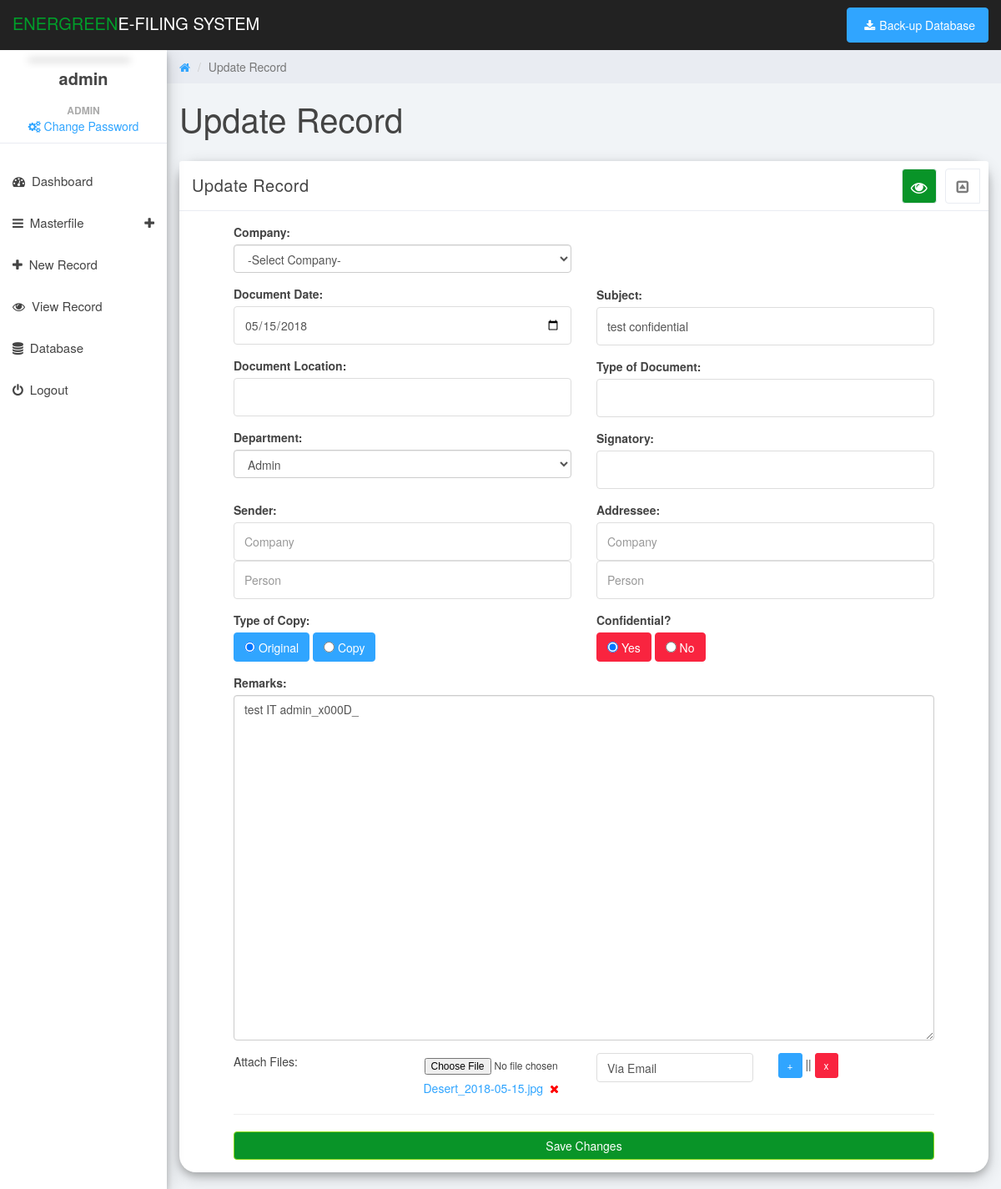
/newrecord.php?docid=4 (signed in), run on the app's committed database.
### tables this page shows
CREATE TABLE IF NOT EXISTS `document_info` (
`document_id` int(11) NOT NULL,
  `type_id` int(11) NOT NULL,
  `user_id` int(11) NOT NULL,
  `company_id` int(11) NOT NULL DEFAULT '0',
  `department_id` int(11) NOT NULL,
  `logged_date` varchar(255) DEFAULT NULL,
  `document_date` varchar(255) DEFAULT NULL,
  `location_id` int(11) NOT NULL DEFAULT '0',
  `subject` text NOT NULL,
  `copy_type` varchar(100) DEFAULT NULL,
  `confidential` varchar(15) DEFAULT NULL,
  `sender_company` varchar(150) DEFAULT NULL,
  `sender_person` varchar(255) DEFAULT NULL,
  `addressee_company` varchar(150) DEFAULT NULL,
  `addressee_person` varchar(255) DEFAULT NULL,
  `addressee` varchar(255) DEFAULT NULL,
  `signatory` varchar(255) DEFAULT NULL,
  `remarks` text NOT NULL,
  `email_attach` int(11) NOT NULL DEFAULT '0',
  `email_sender` varchar(255) DEFAULT NULL
);

CREATE TABLE IF NOT EXISTS `department` (
`department_id` int(11) NOT NULL,
  `department_name` varchar(100) DEFAULT NULL
);

CREATE TABLE IF NOT EXISTS `document_attach` (
`attach_id` int(11) NOT NULL,
  `document_id` int(11) NOT NULL,
  `attach_file` varchar(255) DEFAULT NULL,
  `attach_remarks` text NOT NULL
);

### newrecord.php (the view, shortened to what the rows shown need)
<?php
include('header.php');
include('functions/functions.php');
if(isset($_GET['docid'])) {
	$docid=$_GET['docid'];
	$get_details = $con->query("SELECT * FROM document_info WHERE document_id = '$docid'");
	$fetch_details = $get_details->fetch_array();
	$dept=$fetch_details['department_id'];
    $copytype=$fetch_details['copy_type'];
    $confidential=$fetch_details['confidential'];
    $query = mysqli_query($con,"SELECT * FROM document_info WHERE document_id = '$docid'");
}
else $docid=NULL;
?>
<link href="css/newrecord.css" rel="stylesheet">
<body>
    <div id="content">
    	<div class="col-sm-9 col-sm-offset-3 col-lg-10 col-lg-offset-2 main">
    		<div class="row">
    			<div class="col-lg-12">
    				<h1 class="page-header"><?php echo (isset($_GET['docid']) ? 'Update Record' : 'Add New Record'); ?></h1>
    			</div>
    		</div>
    		<div class="row">
    			<div class="col-md-12">
    				<div class="panel panel-default box-shadow">
    					<div class="panel-body">
    						<div class="row">
    							<form style="margin:0px 50px 0px 50px" id='myForm'>
    								<div class="col-lg-6">
    									<div class="form-group label-floating">
    	                                    <label class="control-label">Document Date:</label>
    	                                    <input type="date" name = "doc_date" id="doc_date" class="form-control" style="width:100%" value="<?php echo (isset($_GET['docid']) ? $fetch_details['document_date'] : ''); ?>">
    	                                </div>
    	                                <?php $get_dept = mysqli_query($con, "SELECT * FROM department ORDER BY department_name ASC"); ?>
    	                                <div class="form-group label-floating ">
    	                                    <label class="control-label">Department:</label>
    	                                    <select type="text" name = "department" id="department" onchange="checksubject()" class="form-control" style="width:100%" value = "">
    	                                    <?php while($fetch_dept = $get_dept->fetch_array()){ ?>
    	                                    	<option value="<?php echo $fetch_dept['department_id']; ?>" <?php echo (isset($_GET['docid']) ? (($fetch_dept['department_id']==$dept) ? ' selected' : '') : ''); ?>>
    	                                    		<?php echo $fetch_dept['department_name']; ?>
    	                                    	</option>
    	                                    <?php } ?>
    	                                    </select>
    	                                </div>
    								</div>
    								<div class="col-lg-6">
    									<div class="form-group label-floating">
    	                                    <label for="item_name" class="control-label">Subject:</label>
    	                                    <input type="text" autocomplete="" onkeyup="checksubject()"  name = "subject" id="subject" class="form-control" style="width:100%"  value="<?php echo (isset($_GET['docid']) ? $fetch_details['subject'] : ''); ?>" >
    	                                </div>
    								</div>
                                    <div class="col-lg-6">
                                        <div class="form-group label-floating">
                                            <label class="btn btn-primary"><input type="radio" name = "copy_type" id="copy_type"  value="Original" <?php echo (isset($_GET['docid']) ? (($copytype=='Original') ? ' checked' : '') : ''); ?>> Original</label>
                                            <label class="btn btn-primary"><input type="radio" name = "copy_type" id="copy_type"  value="Copy" <?php echo (isset($_GET['docid']) ? (($copytype=='Copy') ? ' checked' : '') : ''); ?>> Copy</label>
                                        </div>
                                    </div>
                                    <div class="col-lg-6">
                                        <div class="form-group label-floating">
                                            <label class="btn btn-danger"><input type="radio" name = "confidential" id="confidential"  value="Yes" <?php echo (isset($_GET['docid']) ? (($confidential=='Yes') ? ' checked' : '') : ''); ?> onclick=check_confi();> Yes</label>
                                            <label class="btn btn-danger"><input type="radio" name = "confidential" id="confidential"  value="No" <?php echo (isset($_GET['docid']) ? (($confidential=='No') ? ' checked' : '') : ''); ?> onclick=check_confi();> No</label>
                                        </div>
                                    </div>
    								<div class="col-lg-12">
    									<div class="form-group label-floating">
    	                                    <label class="control-label">Remarks:</label>
    	                                    <textarea type="text" rows="20" name = "remarks" id="remarks" class="form-control" style="width:100%" ><?php echo (isset($_GET['docid']) ? $fetch_details['remarks'] : ''); ?></textarea>
    	                                </div>
    	                               <?php
    	                                    $sql2 = mysqli_query($con,"SELECT * FROM document_attach WHERE document_id = '$docid'");
    	                                    $row_num = $sql2->num_rows;
                                            $tmp_attach = $con->query("SELECT * FROM document_attach WHERE document_id = '$docid'");
                                            if($row_num==0) {
                                        ?>
                                <div id = "p_activity">
                                    <div class="row" >
                                        <div for="p_acti" class="col-lg-3">Attach Files:</div>
                                        <div class="col-lg-3">
                                            <input type="file" name="attach_file1" id="p_acti1" class="btn btn-sm btn-normal " style="width:100%">
                                        </div>
                                        <div class="col-lg-3">
                                            <input type="name" name="attach_name1" id="attach_name1" class="form-control" style="width:100%;height:35px;margin-bottom:5px;" placeholder="Remarks" >
                                            <input type = "hidden" value = "1" id = "counter" name = "counter">
                                        </div>
                                        <div class="col-lg-3">
                                            <a href="#" class="btn btn-primary btn-sm btn-fill" id="addActivity">+</a> ||
                                            <a href="#" class="btn btn-danger btn-sm btn-fill" id="remActivity">x</a>
                                        </div>
                                    </div>
                                      <input type = "hidden" value = "0" id = "attach_id1" name = "attach_id1">
                                    <div class = "row">
                                    	<div class = "col-lg-4"></div>
                                        <div class = "col-lg-6">
                                        	<div id='certBox1' class='acti'></div>
                                        </div>
                                    </div>
                                </div>
                                <?php } if($row_num>0) {
                                    $r=1;
                                    while($fetch_attach=$tmp_attach->fetch_array()) { ?>
                                    <div id = "p_activity"  >
                                    <div class="row" >
                                        <div for="p_acti" class="col-lg-3">Attach Files:</div>
                                        <div class="col-lg-3">
                                            <input type="file" name="attach_file<?php echo $r; ?>" id="p_acti<?php echo $r; ?>" class="btn btn-sm btn-normal " style="width:100%" >
                                                   <?php if(!empty($fetch_attach['attach_file'])){
                                                       $res = explode(".",$fetch_attach['attach_file']);
                                                       $ext_resume = $res[1];
                                                      if($ext_resume == 'png' || $ext_resume == 'jpg' || $ext_resume == 'jpeg' || $ext_resume == 'JPG' || $ext_resume == 'JPEG' || $ext_resume == 'PNG'){  ?>
                                                     <a name="upload/<?php echo $fetch_attach['attach_file']; ?>" style = "cursor:pointer;margin-left:10px"  id="bone<?php echo $r; ?>">
                                                      <?php echo (empty($docid) ? '' : $fetch_attach['attach_file']); ?>
                                                    </a> <a href="?deleteattach&attid=<?php echo $fetch_attach['attach_id']; ?>&docid=<?php echo $_GET['docid']; ?>" onclick="return confirm('Are you sure?');"  style="color:red; text-decoration: none">&nbsp<span class="fa fa-times"></span></a>
                                                    <?php } else { ?>
                                                        <a href="upload/<?php echo $fetch_attach['attach_file']; ?>"  class='display'>
                                                      <?php echo (empty($docid) ? '' : $fetch_attach['attach_file']); ?>
                                                       </a>
                                                    <?php }
                                                    } ?>
                                        </div>
                                        <div class="col-lg-3">
                                            <input type="name" name="attach_name<?php echo $r; ?>" id="attach_name<?php echo $r; ?>" class="form-control" style="width:100%;height:35px;margin-bottom:5px;" value="<?php echo $fetch_attach['attach_remarks']; ?>" >
                                        </div>
                                        <div class="col-lg-3">
                                            <a href="#" class="btn btn-primary btn-sm btn-fill" id="addActivity">+</a> ||
                                            <a href="#" class="btn btn-danger btn-sm btn-fill" id="remActivity">x</a>
                                        </div>
                                    </div>
                                    <div class = "row">
                                        <div class = "col-lg-4"></div>
                                        <div class = "col-lg-6">
                                        </div>
                                    </div>
                                </div>
                                    <?php
                                    $r++; } ?>
                                <?php } ?>
    								</div>
    							</form>
    						</div>
    					</div>
    				</div>
    			</div>
    		</div>
    	</div>
    </div>
</body>
</html>

### data on the page
document_info: doc_date "05/15/2018", department "Admin", subject "test confidential", copy_type "☑ Original", copy_type "☐ Copy", confidential "☑ Yes", confidential "☐ No", remarks "test IT admin_x000D_"
document_attach: attach_file "Desert_2018-05-15.jpg", attach_name1 "Via Email"

### other printed values
$_SESSION['username'] "admin"
$_SESSION['fullname'] "ADMIN"
